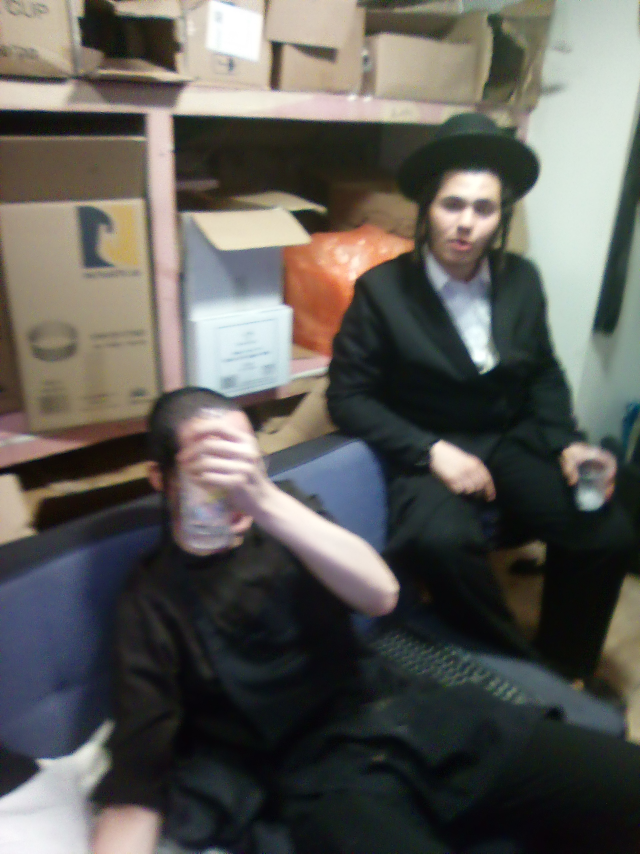
#> input picture content/IMG_20260710_022402_195.jpg, 1920 x 2560 px (shown at 1/3 size)
$ python -i images.py   (imports and definitions only)
#> lines starting #> are read from the running program, lines starting #| are printed output that depends on the picture
"""Image quality tooling for pictures the site is entitled to use.

What this does:
  * scores an image (sharpness, resolution, proportion) so weak pictures
    can be ranked down or dropped
  * finds burned-in caption/headline bars - the strips of text broadcasters
    and press offices bake into thumbnails - and crops them away, which is
    what makes a government-channel thumbnail usable as a clean photo
  * light enhancement (sharpen, contrast) for images that are otherwise fine

What this deliberately does NOT do:
  * remove, blur or paint over a logo, station bug, byline or any other
    marking that identifies who owns a picture. Those are detected
    elsewhere in the bot and used as a reason to REJECT the image.
  * inpaint text out of the middle of a photograph. Doing that convincingly
    needs a real inpainting model; a Pillow approximation leaves smeared
    patches that look worse than the caption did. Text in the middle of the
    frame is reported as uncroppable so the caller can skip the image.

Everything here fails open: on any error the original image is returned
unchanged and the bot carries on.
"""

import io

try:
    from PIL import Image, ImageFilter, ImageEnhance, ImageStat
    HAVE_PIL = True
except ImportError:  # same guarded-import contract as idf_scraper.py
    HAVE_PIL = False


# --- quality scoring -------------------------------------------------------

MIN_USABLE_WIDTH = 600
MIN_USABLE_HEIGHT = 340


def _open(image_bytes):
    return Image.open(io.BytesIO(image_bytes))


# [56 lines left out: functions sharpness, score_image, not called in this run]


# --- burned-in caption bars ------------------------------------------------

# A caption strip is busy (lots of edges from letterforms) and usually sits
# against a flatter background than the photo itself. Scanned in horizontal
# rows so a bar anywhere top or bottom is found regardless of height.
_BAND_ROWS = 20
_TEXT_EDGE_FACTOR = 1.9   # how much busier than the frame a row must be
_FLAT_BAND_FACTOR = 0.45  # how much flatter than the frame a solid bar is
_MAX_CROP_FRACTION = 0.34  # never eat more than a third of the picture


# [22 lines left out: function _row_profile, not called in this run]


def find_caption_bands(image_bytes):
    """Return the top/bottom regions that look like burned-in text bars.

    Only edge bands are reported. Text sitting in the middle of a frame is
    intentionally not reported, because cropping cannot remove it and this
    module will not paint over photographic content."""
    if not HAVE_PIL or not image_bytes:
        return {"top": 0, "bottom": 0, "text_in_middle": False}
    try:
        profile, w, h = _row_profile(image_bytes)
    except Exception:
        return {"top": 0, "bottom": 0, "text_in_middle": False}
    if not profile:
        return {"top": 0, "bottom": 0, "text_in_middle": False}

    edge_means = [e for _, _, e, _ in profile]
    flatnesses = [f for _, _, _, f in profile]
    typical_edge = sorted(edge_means)[len(edge_means) // 2] or 1e-6
    typical_flat = sorted(flatnesses)[len(flatnesses) // 2] or 1e-6
    # a band qualifies as caption-like if it is unusually busy for this
    # image OR unusually flat for it (a solid bar) - see _row_profile
    busy = [
        i for i in range(len(profile))
        if edge_means[i] > typical_edge * _TEXT_EDGE_FACTOR
        or flatnesses[i] < typical_flat * _FLAT_BAND_FACTOR
    ]

    top_px = 0
    for i in range(len(profile)):
        if i in busy:
            top_px = profile[i][1]
        else:
            break

    bottom_px = 0
    for i in range(len(profile) - 1, -1, -1):
        if i in busy:
            bottom_px = h - profile[i][0]
        else:
            break

    edge_idx = set()
    if top_px:
        edge_idx |= {i for i in range(len(profile)) if profile[i][1] <= top_px}
    if bottom_px:
        edge_idx |= {i for i in range(len(profile)) if profile[i][0] >= h - bottom_px}
    text_in_middle = any(i not in edge_idx for i in busy)

    limit = int(h * _MAX_CROP_FRACTION)
    return {"top": min(top_px, limit), "bottom": min(bottom_px, limit),
            "text_in_middle": text_in_middle, "height": h, "width": w}


def crop_caption_bands(image_bytes):
    """Crop detected caption bars off the top/bottom.

    Returns (bytes, info). On anything unexpected - or when the bars would
    take too much of the frame - the original bytes come back untouched."""
    info = find_caption_bands(image_bytes)
    top, bottom = info.get("top", 0), info.get("bottom", 0)
    if not HAVE_PIL or (not top and not bottom):
        return image_bytes, {**info, "cropped": False}
    try:
        im = _open(image_bytes)
        w, h = im.size
        if (top + bottom) >= h * _MAX_CROP_FRACTION * 2 or (h - top - bottom) < MIN_USABLE_HEIGHT:
            return image_bytes, {**info, "cropped": False, "why": "crop would gut the image"}
        out = im.crop((0, top, w, h - bottom))
        buf = io.BytesIO()
        out.convert("RGB").save(buf, format="JPEG", quality=88, optimize=True)
        return buf.getvalue(), {**info, "cropped": True,
                                "new_size": out.size, "removed_px": top + bottom}
    except Exception as e:
        return image_bytes, {**info, "cropped": False, "why": str(e)[:80]}


# --- gentle enhancement ----------------------------------------------------

# [17 lines left out: function enhance, not called in this run]

>>> import cv2
>>> picture = cv2.imread('../content/IMG_20260710_022402_195.jpg', cv2.IMREAD_GRAYSCALE)
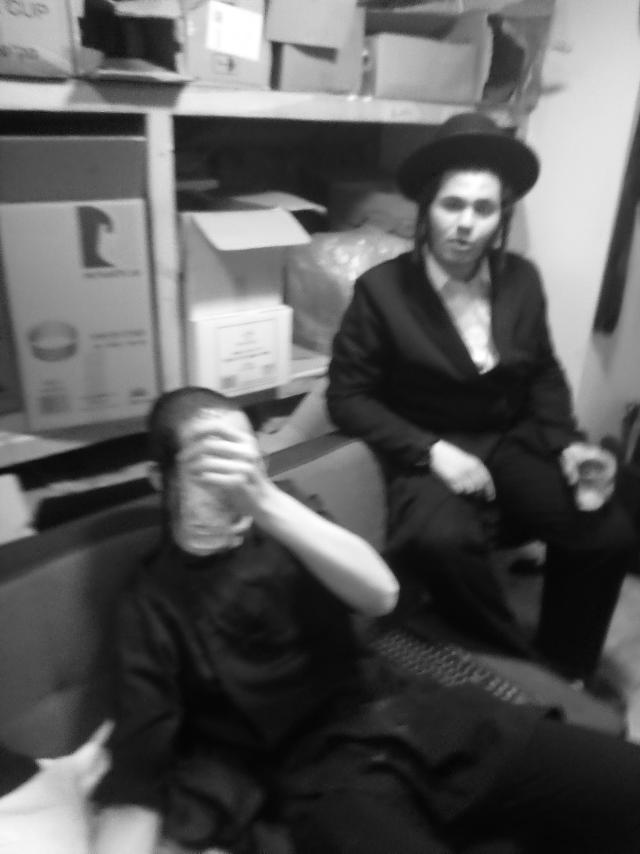
#> picture: shape (2560, 1920) (shown at 1/3 size); min 0, max 255, mean 91.5
#> (the run stopped early here; a loop or call above may not have finished)
